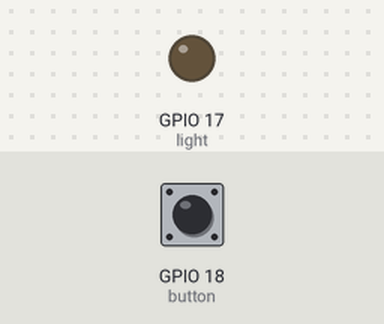
Bench run of a program on a simulated Raspberry Pi (BCM pin numbers). Parts: output pins drawn as LEDs (lit = HIGH). Inputs (shaded band) come from the test bench; at power-on: GPIO 18 (button) HIGH.

Above: at 1.2 s.
1.3 s: GPIO 18 (button) pulled LOW for 0.15 s
At 2.2 s:
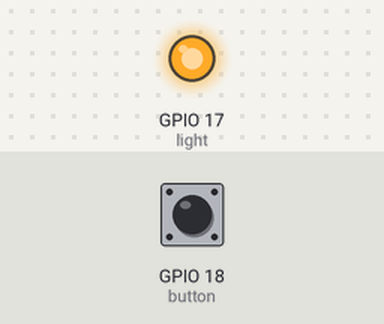
2.9 s: GPIO 18 (button) pulled LOW for 1 s
At 3.4 s:
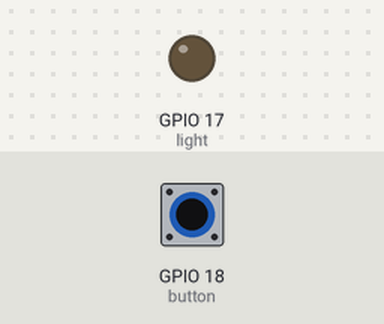
5.4 s: GPIO 18 (button) pulled LOW for 3.2 s
At 6.5 s:
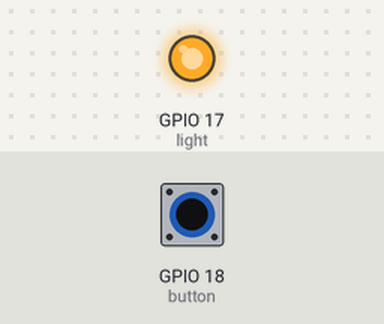
Timing chart, 0 to 8.4 s (numbered marks = the images above; inputs shaded):
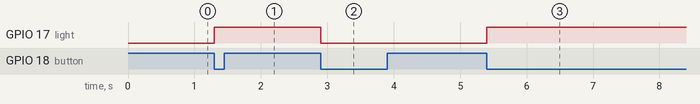

Measured:
- after the input at 1.3 s, GPIO 17 (light): LOW → HIGH at once
- after the input at 2.9 s, GPIO 17 (light): HIGH → LOW at once
- after the input at 5.4 s, GPIO 17 (light): LOW → HIGH at once

The program:

002_ButtonLED.py
```python
#!/usr/bin/env python

"""
使用按钮控制 LED 灯.

电路图: https://crcit.net/c/bbc7f5e55baa49118deec4110d3e4275
"""

from gpiozero import LED, Button
from signal import pause


light = LED(17)
button = Button(18)

button.when_activated = light.toggle

pause()
```
